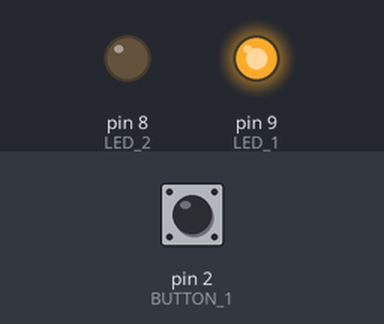
A sketch run on a simulated Arduino Uno, built with avr-gcc and run on an emulated ATmega328P. Shown: output pins drawn as LEDs (lit = HIGH). The inputs (shaded band) are chosen by the test bench; at power-on: pin 2 (BUTTON_1) LOW.

Above: at 6.8 s.
6.9 s: pin 2 (BUTTON_1) pulled HIGH for 2.6 s
At 8.9 s:
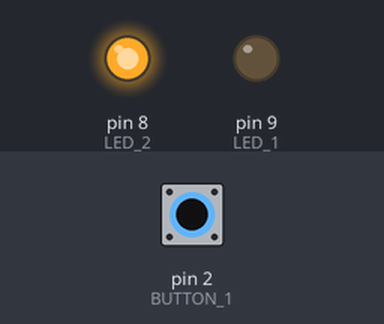
Timing chart, 0 to 10.4 s (numbered marks = the images above; inputs shaded):
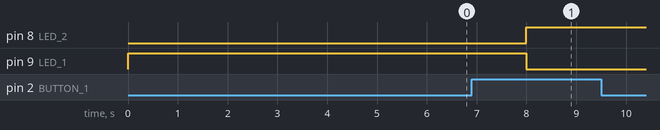

Measured:
- after the input at 6.9 s, pin 8 (LED_2): LOW → HIGH after 1.1 s; pin 9 (LED_1): HIGH → LOW after 1.1 s

The sketch:

Finite-State-Machine-Number1.ino
```cpp
#define LED_1 9
#define LED_2 8
#define BUTTON_1 2

#define goLED1 0
#define goLED2 1

struct State
{
    unsigned long ST_Out;
    unsigned long Time;
    unsigned long Next[2];
};
typedef const struct State SType;

SType FSM[2] = {
    {B00000001, 2000, {goLED1, goLED2}},
    {B00000010, 2000, {goLED2, goLED1}},
};

unsigned long S = 0;

void setup()
{
    pinMode(LED_1, OUTPUT);
    pinMode(LED_2, OUTPUT);
    pinMode(BUTTON_1, INPUT);
}
int button1, input;

void loop()
{
    digitalWrite(LED_1, FSM[S].ST_Out & B00000001);
    digitalWrite(LED_2, FSM[S].ST_Out & B00000010);

    delay(FSM[S].Time);
    button1 = digitalRead(BUTTON_1);

    input = button1;
    S = FSM[S].Next[input];
}
```
